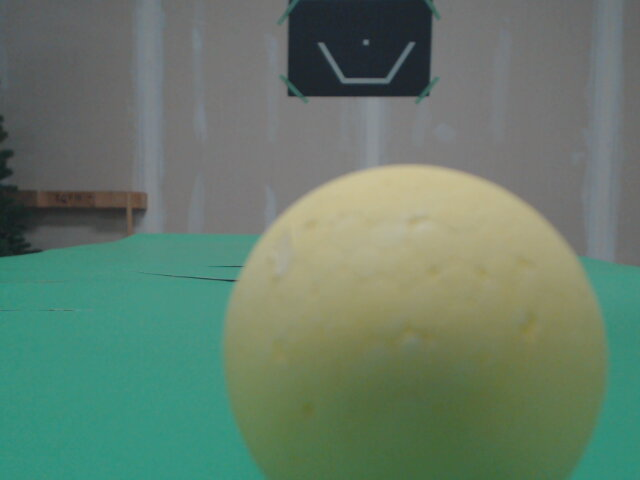
#> input picture PowerCell25Scale/power+01f.jpg, 640 x 480 px; its folder holds only this picture in this run
$ python MergeVision.py
#> lines starting #> are read from the running program, lines starting #| are printed output that depends on the picture; after the words box and inside, x2 and y2 are one past the last pixel; in counts of white or black regions, pixels touching at a corner belong together

# Imports
import numpy as np, sys, os, time, math, cv2
from pathlib import Path

# Color Coding
PURPLE = (165, 0, 120)
BLUE = (255, 0, 0)
GREEN = (0, 255, 0)
RED = (0, 0, 255)
CYAN = (252, 252, 3)
MAGENTA = (252, 3, 252)
YELLOW = (3, 252, 252) # Calibrated for Power Cells
BLACK = (0, 0, 0)
WHITE = (255, 255, 255)
ORANGE = (3, 64, 252)

# Globals
global rightmost
global leftmost
global topmost
global bottommost

# define constraints
floMinExtent = 0.5 # ?
floMinArea = 400.0 # ?
floImageMultiplier = 3.0 # ?

# definitions of threshold range, the threshold for [what]
# from Merge ChickenVision 2019
def threshold_range(im, lo, hi):
    unused, t1 = cv2.threshold(im, lo, 255, type=cv2.THRESH_BINARY)
    unused, t2 = cv2.threshold(im, hi, 255, type=cv2.THRESH_BINARY_INV)
    return cv2.bitwise_and(t1, t2)

# function to determine line and Slope of ellipse
# ideas from https://stackoverflow.com/questions/33432652/how-draw-axis-of-ellipse
# using a function ideas https://www.geeksforgeeks.org/g-fact-41-multiple-return-values-in-python/
# [26 lines left out: functions get_ellipse_major, get_ellipse_minor, not called in this run]

# improved ellipse handling from http://raphael.candelier.fr/?blog=Image%20Moments
def get_ellipse(targetEllipse, targetMoments):

    te = targetEllipse
    tm = targetMoments

    # centroid
    cx = tm['m10']/tm['m00']
    cy = tm['m01']/tm['m00']

    # Central moments (intermediary step)
    a = tm['m20']/tm['m00'] - cx**2
    b = 2*(tm['m11']/tm['m00'] - cx*cy)
    c = tm['m02']/tm['m00'] - cy**2

    # Orientation (in radians)
    theta = 1/2*math.atan(b/(a-c)) + (a<c)*math.pi/2

    #Minor and major axis
    ew = math.sqrt(8*(a+c-math.sqrt(b**2+(a-c)**2)))/2
    el = math.sqrt(8*(a+c+math.sqrt(b**2+(a-c)**2)))/2

    # Ellipse focal points
    ed = math.sqrt(el**2-ew**2)
    efx1 = cx + ed*math.cos(theta)
    efy1 = cy + ed*math.sin(theta)
    efx2 = cx - ed*math.cos(theta)
    efy2 = cy - ed*math.sin(theta)

    return (int(efx1), int(efy1), int(efx2), int(efy2))

# from https://stackoverflow.com/questions/41462419/python-slope-given-two-points-find-the-slope-answer-works-doesnt-work/41462583
def get_slope(x1, y1, x2, y2):
    return (y2-y1)/(x2-x1)

# homemade! http://home.windstream.net/okrebs/Ch9-1.gif
def get_opposit(hyp, theta):
    return hyp*math.sin(math.radians(theta))

# homemade! http://home.windstream.net/okrebs/Ch9-1.gif
def get_adjacent(hyp, theta):
    return abs(hyp*math.cos(math.radians(theta)))

# [21 lines left out: function calculateDistance, not called in this run]


# Uses trig and focal length of camera to find yaw.
# Link to further explanation: https://docs.google.com/presentation/d/1ediRsI-oR3-kwawFJZ34_ZTlQS2SDBLjZasjzZ-eXbQ/pub?start=false&loop=false&slide=id.g12c083cffa_0_298
def calculateYaw(pixelX, centerX, hFocalLength):
    yaw = math.degrees(math.atan((pixelX - centerX) / hFocalLength))
    return round(yaw)


# Link to further explanation: https://docs.google.com/presentation/d/1ediRsI-oR3-kwawFJZ34_ZTlQS2SDBLjZasjzZ-eXbQ/pub?start=false&loop=false&slide=id.g12c083cffa_0_298
# [5 lines left out: function calculatePitch, not called in this run]

def distance_to_camera(knownWidth, focalLength, perWidth):
	# compute and return the distance from the maker to the camera
	return (knownWidth * focalLength) / perWidth

# select folder of interest CONFUSING
posCodePath = Path(__file__).absolute()
strVisionRoot = posCodePath.parent
#strImageFolder = str(strVisionRoot / 'CalibrationImages')
#strImageFolder = str(strVisionRoot / 'ProblemImages')
#strImageFolder = str(strVisionRoot / 'DistanceImages')
strImageFolder = str(strVisionRoot / 'PowerCell25Scale')
#strImageFolder = str(strVisionRoot / 'EllipseImages')

print (strImageFolder)
booBlankUpper = False

# read file names, and filter file names
photos = []
if os.path.exists(strImageFolder):
    for file in sorted(os.listdir(strImageFolder)):
        if file.endswith(".jpg") or file.endswith(".png") or file.endswith(".JPG") or file.endswith(".PNG"):
            photos.append(file)
else:
    print
    print ('Directory', strImageFolder, 'does not exist, exiting ...')
    print
    sys.exit
print (photos)

# set index of files
i = 0
intLastFile = len(photos) -1

# define maskmethod as interger variable
intMaskMethod = 2
print()
print('Mask Method s = Simple In-Range')

# has an image been shown yet?
firstImageShown = False
# Main Loop Begins
while (True):

    ## Start timer for loop as indication of FPS...
    floStartTimeA = time.perf_counter()
    ##print ('start = ',floStartTimeA)

    ## Set image input to indexed list (broken)
    strImageInput = strImageFolder + '/' + photos[i]
    ##print (i, ' ', strImageInput)

    ## Read file
    imgImageInput = cv2.imread(strImageInput)
#> imgImageInput is the input picture: shape (480, 640, 3); mean B, G, R 106.4, 123.4, 101.3

    if booBlankUpper:
        ## blank upper portion from Task K
        intBinaryHeight,intBinaryWidth = imgImageInput.shape[:2]
        cv2.rectangle(imgImageInput, (0,0), (intBinaryWidth, int(intBinaryHeight/2-10)), BLACK, -1)

    ## Convert BGR to HSV, easy method
    hsvImageInput = cv2.cvtColor(imgImageInput, cv2.COLOR_BGR2HSV)
#> hsvImageInput: shape (480, 640, 3); mean H, S, V 61.8, 66, 124.9

    ## define range of yellow color in HSV
    #                         H   S   V
    #lower_yellow = np.array([28,150,150])
    #upper_yellow = np.array([40,255,255])

    lower_yellow = np.array([15,40,60]) #28,150,150
    upper_yellow = np.array([55,255,255]) #32,255,255
    lower_green = np.array([70, 230, 200]) #70, 230, 200
    upper_green = np.array([80, 255, 255])

        ## Depending upon mask method create BINARY and YELLOW mask
    if intMaskMethod == 0:
        ### from
        ### Threshold the HSV image to get only yellow colors
        binary_mask = cv2.inRange(hsvImageInput, lower_yellow, upper_yellow)

    elif intMaskMethod == 1:
        ### from https://github.com/Knoxville-FRC-alliance/Vision-2018-Python/blob/master/visionPi.py
        ### set low and high by HSV from
        hueMin, satMin, valMin = lower_yellow
        hueMax, satMax, valMax = upper_yellow
        # print(hueMin,hueMax,satMin,satMax,valMin,valMax)

        ### split HSV into separate images
        imghue = hsvImageInput[:,:,0]
        imgsat = hsvImageInput[:,:,1]
        imgval = hsvImageInput[:,:,2]

        ### create blank images in advance because it's faster
        hueBin = np.zeros(imghue.shape, dtype=np.uint8)
        satBin = np.zeros(imgsat.shape, dtype=np.uint8)
        valBin = np.zeros(imgval.shape, dtype=np.uint8)

        ### do ranges on HSV separately (?)
        cv2.inRange(imghue, int(hueMin), int(hueMax), hueBin)
        cv2.inRange(imgsat, int(satMin), int(satMax), satBin)
        cv2.inRange(imgval, int(valMin), int(valMax), valBin)

        ### finish off with the 'mask' extrodinare (?)
        bin = np.copy(hueBin)
        cv2.bitwise_and(satBin, bin, bin)
        cv2.bitwise_and(valBin, bin, bin)

        ### in our terms this is the binary_mask
        binary_mask = bin.copy()

    elif intMaskMethod == 2:
        ### from https://github.com/Knoxville-FRC-alliance/Vision-2018-Python/blob/master/visionPi.py
        ### set low and high by HSV from
        hueMin, satMin, valMin = lower_yellow
        hueMax, satMax, valMax = upper_yellow

        h, s, v = cv2.split(hsvImageInput)
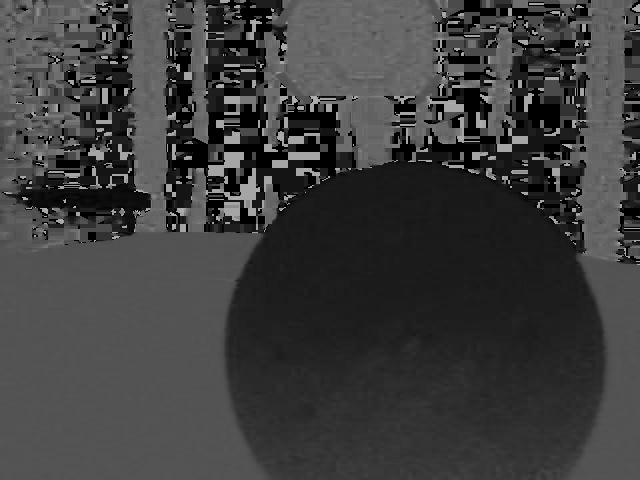
#> h: shape (480, 640); min 0, max 178, mean 61.8
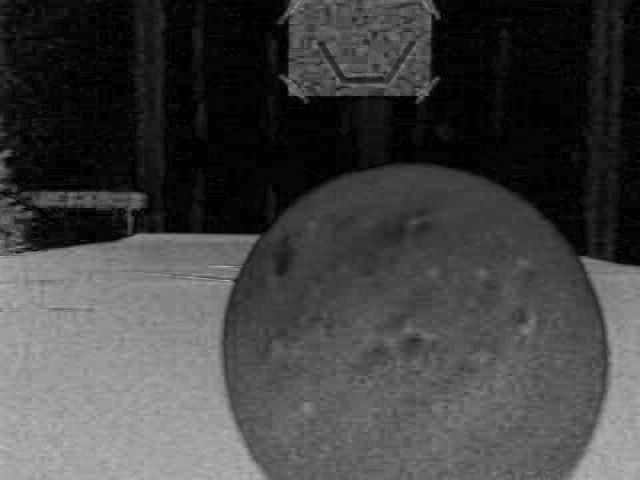
#> s: shape (480, 640); min 0, max 192, mean 66
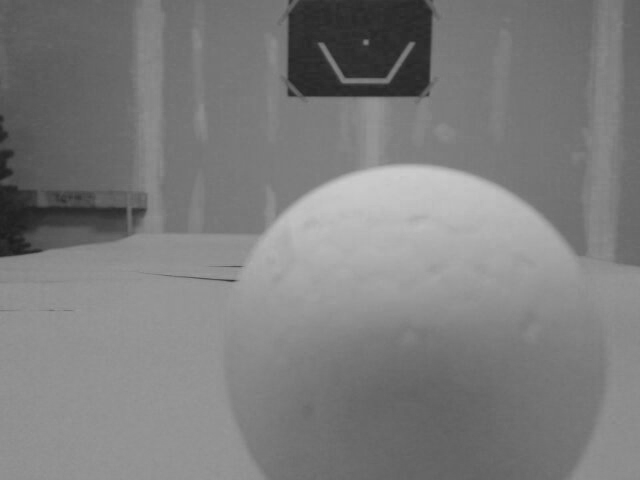
#> v: shape (480, 640); min 28, max 205, mean 124.9

        h = threshold_range(h, int(hueMin), int(hueMax))
#> in threshold_range, `unused, t1 = cv2.threshold(im, lo, 255, type=cv2.THRESH_BINARY)`:
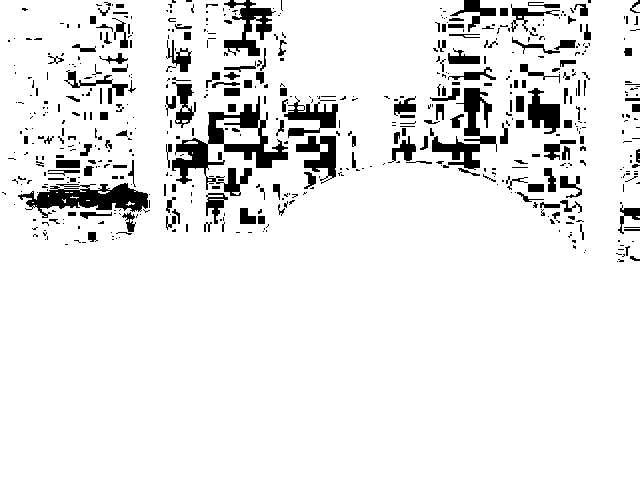
#> t1: shape (480, 640); 91.5% white; 567 black regions (399 under 20 px), largest, box (x1, y1, x2, y2) and area: (172, 96, 288, 196) 3382, (18, 183, 148, 218) 2284, (432, 88, 497, 170) 1739
#> in threshold_range, `unused, t1 = cv2.threshold(im, lo, 255, type=cv2.THRESH_BINARY)`: unused = 15
#> in threshold_range, `unused, t2 = cv2.threshold(im, hi, 255, type=cv2.THRESH_BINARY_INV)`:
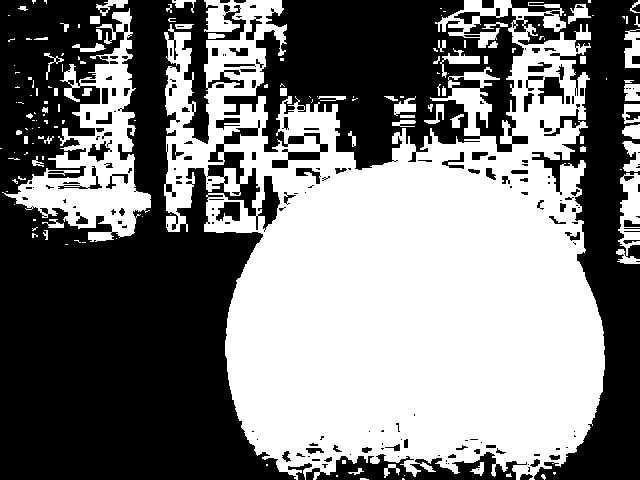
#> t2: shape (480, 640); 48.6% white; 149 white regions (91 under 20 px), largest, box (x1, y1, x2, y2) and area: (164, 0, 605, 480) 131417, (2, 8, 151, 242) 10999, (616, 173, 640, 264) 1284
#> in threshold_range, `unused, t2 = cv2.threshold(im, hi, 255, type=cv2.THRESH_BINARY_INV)`: unused = 55
#> in threshold_range, `return cv2.bitwise_and(t1, t2)`:
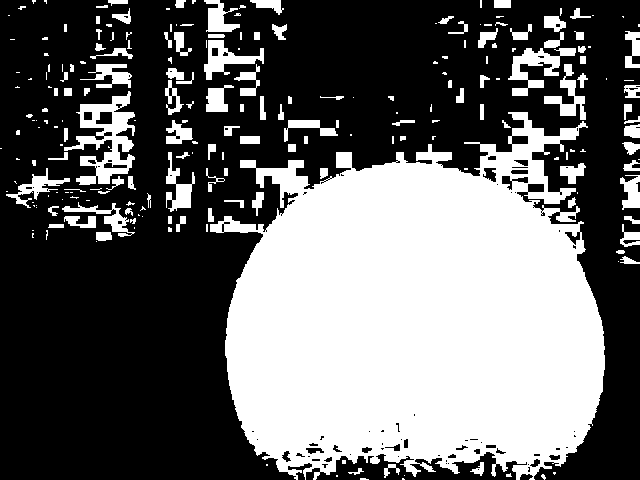
#> returned value: shape (480, 640); 40.1% white; 227 white regions (112 under 20 px), largest, box (x1, y1, x2, y2) and area: (210, 112, 605, 480) 102829, (64, 91, 135, 185) 2792, (508, 48, 576, 96) 1246
        s = threshold_range(s, int(satMin), int(satMax))
#> (the rest of the program and of its run is left out)
